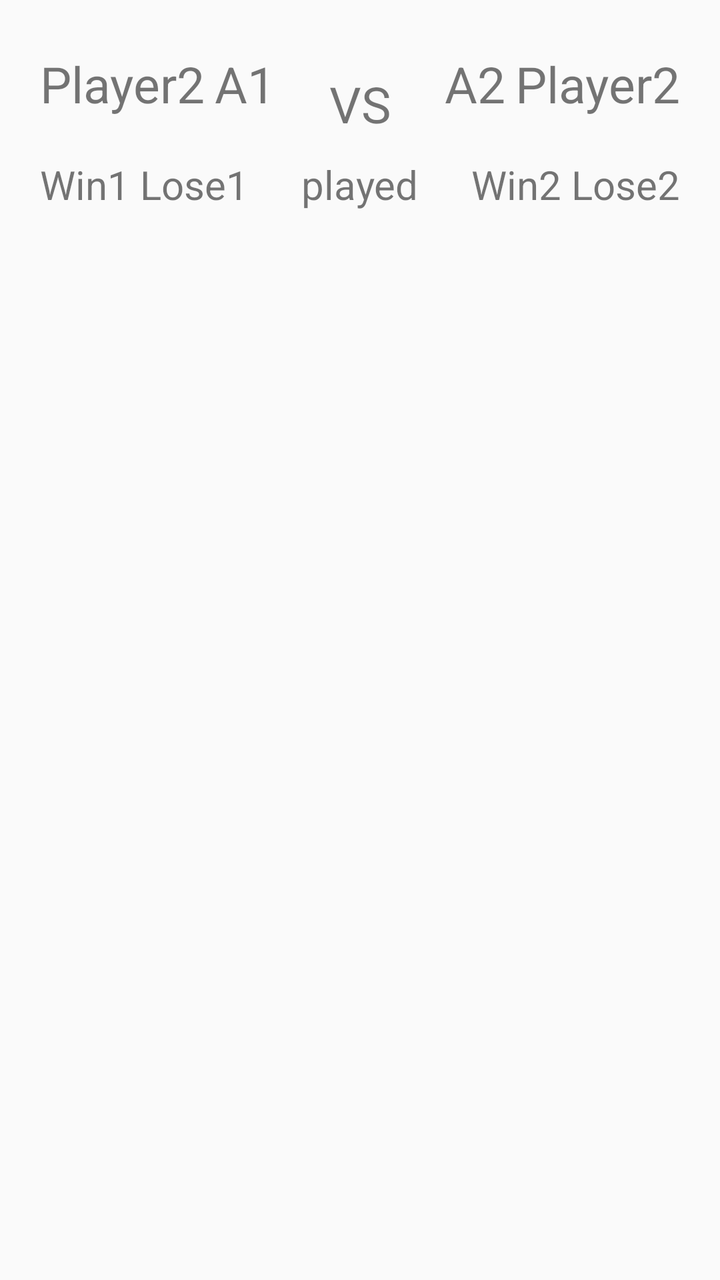
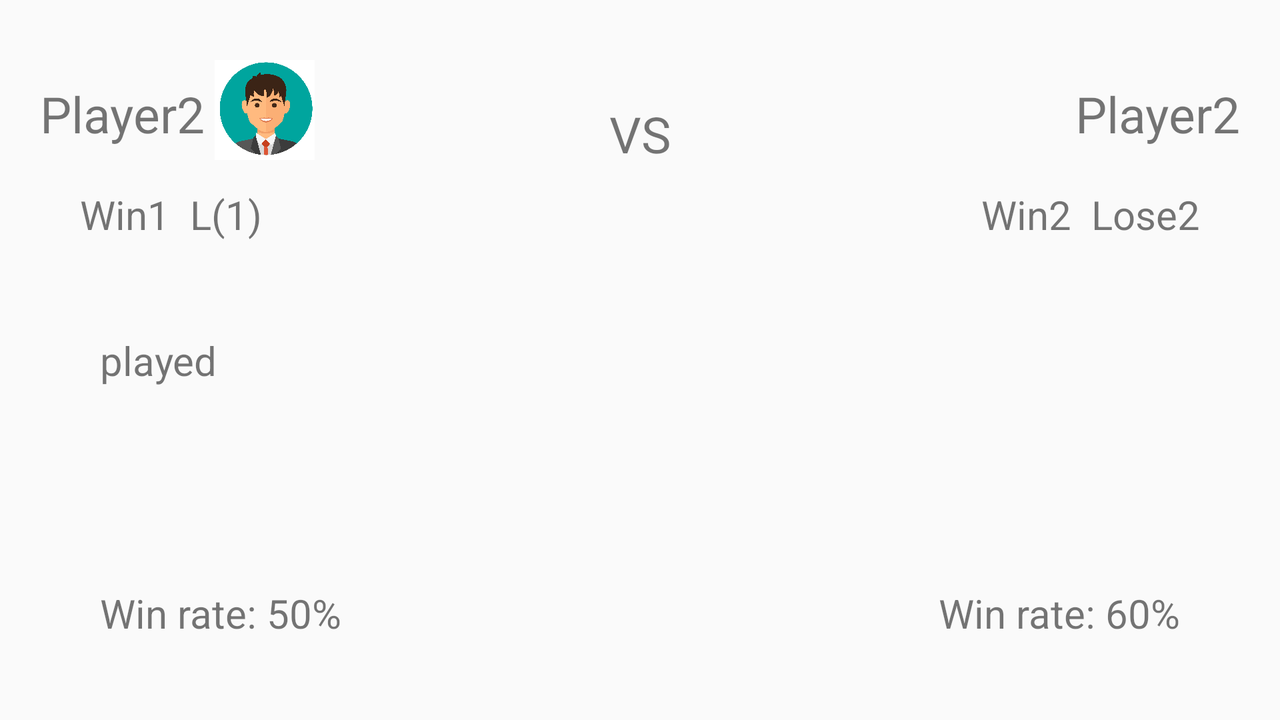

Compare how this app lays out the same screen by default and in its alternative resource folder. The renders come first, then the two layout files and the values they reference.
<!-- AndroidManifest.xml: application theme Theme.MADAssignment1 -->
<!-- res/layout/fragment_statistics.xml -->
<?xml version="1.0" encoding="utf-8"?>
<androidx.constraintlayout.widget.ConstraintLayout xmlns:android="http://schemas.android.com/apk/res/android"
    xmlns:app="http://schemas.android.com/apk/res-auto"
    xmlns:tools="http://schemas.android.com/tools"
    android:layout_width="match_parent"
    android:layout_height="match_parent"
    tools:context=".Statistics">

    <TextView
        android:id="@+id/twoLose"
        android:layout_width="wrap_content"
        android:layout_height="wrap_content"
        android:layout_marginTop="10dp"
        android:layout_marginEnd="20dp"
        android:text="Lose2"
        android:textSize="20dp"
        app:layout_constraintEnd_toEndOf="parent"
        app:layout_constraintTop_toBottomOf="@+id/vs" />

    <TextView
        android:id="@+id/oneLose"
        android:layout_width="wrap_content"
        android:layout_height="wrap_content"
        android:layout_marginStart="5dp"
        android:layout_marginTop="10dp"
        android:text="Lose1"
        android:textSize="20dp"
        app:layout_constraintStart_toEndOf="@+id/oneWin"
        app:layout_constraintTop_toBottomOf="@+id/vs" />

    <TextView
        android:id="@+id/played"
        android:layout_width="wrap_content"
        android:layout_height="wrap_content"
        android:layout_marginTop="10dp"
        android:text="played"
        android:textSize="20dp"
        app:layout_constraintEnd_toStartOf="@+id/twoWin"
        app:layout_constraintHorizontal_bias="0.498"
        app:layout_constraintStart_toEndOf="@+id/oneLose"
        app:layout_constraintTop_toBottomOf="@+id/vs" />

    <TextView
        android:id="@+id/oneWin"
        android:layout_width="wrap_content"
        android:layout_height="wrap_content"
        android:layout_marginStart="20dp"
        android:layout_marginTop="10dp"
        android:text="Win1"
        android:textSize="20dp"
        app:layout_constraintStart_toStartOf="parent"
        app:layout_constraintTop_toBottomOf="@+id/vs" />

    <TextView
        android:id="@+id/twoWin"
        android:layout_width="wrap_content"
        android:layout_height="wrap_content"
        android:layout_marginTop="10dp"
        android:layout_marginEnd="5dp"
        android:text="Win2"
        android:textSize="20dp"
        app:layout_constraintEnd_toStartOf="@+id/twoLose"
        app:layout_constraintTop_toBottomOf="@+id/vs" />

    <TextView
        android:id="@+id/vs"
        android:layout_width="wrap_content"
        android:layout_height="wrap_content"
        android:layout_marginTop="35dp"
        android:text="VS"
        android:textSize="25dp"
        app:layout_constraintEnd_toEndOf="parent"
        app:layout_constraintStart_toStartOf="parent"
        app:layout_constraintTop_toTopOf="parent" />

    <TextView
        android:id="@+id/player1"
        android:layout_width="wrap_content"
        android:layout_height="wrap_content"
        android:layout_marginStart="20dp"
        android:layout_marginTop="25dp"
        android:text="Player2"
        android:textSize="25dp"
        app:layout_constraintStart_toStartOf="parent"
        app:layout_constraintTop_toTopOf="parent" />

    <TextView
        android:id="@+id/player2"
        android:layout_width="wrap_content"
        android:layout_height="wrap_content"
        android:layout_marginTop="25dp"
        android:layout_marginEnd="20dp"
        android:text="Player2"
        android:textSize="25dp"
        app:layout_constraintEnd_toEndOf="parent"
        app:layout_constraintTop_toTopOf="parent" />

    <TextView
        android:id="@+id/avatar1"
        android:layout_width="wrap_content"
        android:layout_height="wrap_content"
        android:layout_marginStart="5dp"
        android:layout_marginTop="25dp"
        android:text="A1"
        android:textSize="25dp"
        app:layout_constraintStart_toEndOf="@+id/player1"
        app:layout_constraintTop_toTopOf="parent" />

    <TextView
        android:id="@+id/avatar2"
        android:layout_width="wrap_content"
        android:layout_height="wrap_content"
        android:layout_marginTop="25dp"
        android:layout_marginEnd="5dp"
        android:text="A2"
        android:textSize="25dp"
        app:layout_constraintEnd_toStartOf="@+id/player2"
        app:layout_constraintTop_toTopOf="parent" />

</androidx.constraintlayout.widget.ConstraintLayout>
<!-- resources referenced by this layout -->
<resources>
  <style name="Theme.MADAssignment1" parent="Base.Theme.MADAssignment1" />
  <style name="Base.Theme.MADAssignment1" parent="Theme.AppCompat.Light.NoActionBar">
          
          
      </style>
</resources>
<!-- res/layout-land/fragment_statistics.xml (the repository's variant of the layout above) -->
<!-- drawn on the phone turned sideways -->
<?xml version="1.0" encoding="utf-8"?>
<androidx.constraintlayout.widget.ConstraintLayout xmlns:android="http://schemas.android.com/apk/res/android"
    xmlns:app="http://schemas.android.com/apk/res-auto"
    xmlns:tools="http://schemas.android.com/tools"
    android:layout_width="match_parent"
    android:layout_height="match_parent"
    tools:context=".Statistics">

    <TextView
        android:id="@+id/played"
        android:layout_width="wrap_content"
        android:layout_height="wrap_content"
        android:layout_marginStart="50dp"
        android:text="played"
        android:textSize="20dp"
        app:layout_constraintBottom_toBottomOf="parent"
        app:layout_constraintStart_toStartOf="parent"
        app:layout_constraintTop_toTopOf="parent" />

    <TextView
        android:id="@+id/oneWin"
        android:layout_width="wrap_content"
        android:layout_height="wrap_content"
        android:layout_marginStart="40dp"
        android:layout_marginTop="10dp"
        android:text="Win1"
        android:textSize="20dp"
        app:layout_constraintStart_toStartOf="parent"
        app:layout_constraintTop_toBottomOf="@+id/vs" />

    <TextView
        android:id="@+id/twoWin"
        android:layout_width="wrap_content"
        android:layout_height="wrap_content"
        android:layout_marginTop="10dp"
        android:layout_marginEnd="10dp"
        android:text="Win2"
        android:textSize="20dp"
        app:layout_constraintEnd_toStartOf="@+id/twoLose"
        app:layout_constraintTop_toBottomOf="@+id/vs" />

    <TextView
        android:id="@+id/oneLose"
        android:layout_width="wrap_content"
        android:layout_height="wrap_content"
        android:layout_marginStart="10dp"
        android:layout_marginTop="10dp"
        android:text="L(1)"
        android:textSize="20dp"
        app:layout_constraintStart_toEndOf="@+id/oneWin"
        app:layout_constraintTop_toBottomOf="@+id/vs" />

    <TextView
        android:id="@+id/twoLose"
        android:layout_width="wrap_content"
        android:layout_height="wrap_content"
        android:layout_marginTop="10dp"
        android:layout_marginEnd="40dp"
        android:text="Lose2"
        android:textSize="20dp"
        app:layout_constraintEnd_toEndOf="parent"
        app:layout_constraintTop_toBottomOf="@+id/vs" />

    <TextView
        android:id="@+id/vs"
        android:layout_width="wrap_content"
        android:layout_height="wrap_content"
        android:layout_marginTop="50dp"
        android:text="VS"
        android:textSize="25dp"
        app:layout_constraintEnd_toEndOf="parent"
        app:layout_constraintStart_toStartOf="parent"
        app:layout_constraintTop_toTopOf="parent" />

    <TextView
        android:id="@+id/player1"
        android:layout_width="wrap_content"
        android:layout_height="wrap_content"
        android:layout_marginStart="20dp"
        android:layout_marginTop="40dp"
        android:text="Player2"
        android:textSize="25dp"
        app:layout_constraintStart_toStartOf="parent"
        app:layout_constraintTop_toTopOf="parent" />

    <TextView
        android:id="@+id/player2"
        android:layout_width="wrap_content"
        android:layout_height="wrap_content"
        android:layout_marginTop="40dp"
        android:layout_marginEnd="20dp"
        android:text="Player2"
        android:textSize="25dp"
        app:layout_constraintEnd_toEndOf="parent"
        app:layout_constraintTop_toTopOf="parent" />

    <TextView
        android:id="@+id/percent2"
        android:layout_width="wrap_content"
        android:layout_height="wrap_content"
        android:layout_marginEnd="50dp"
        android:layout_marginBottom="40dp"
        android:text="Win rate: 60%"
        android:textSize="20dp"
        app:layout_constraintBottom_toBottomOf="parent"
        app:layout_constraintEnd_toEndOf="parent" />

    <TextView
        android:id="@+id/percent1"
        android:layout_width="wrap_content"
        android:layout_height="wrap_content"
        android:layout_marginStart="50dp"
        android:layout_marginBottom="40dp"
        android:text="Win rate: 50%"
        android:textSize="20dp"
        app:layout_constraintBottom_toBottomOf="parent"
        app:layout_constraintEnd_toStartOf="@+id/percent2"
        app:layout_constraintHorizontal_bias="0.0"
        app:layout_constraintStart_toStartOf="parent" />

    <ImageView
        android:id="@+id/avatar1"
        android:layout_width="50dp"
        android:layout_height="50dp"
        android:layout_marginStart="5dp"
        android:layout_marginTop="30dp"
        android:src="@drawable/a1"
        app:layout_constraintStart_toEndOf="@+id/player1"
        app:layout_constraintTop_toTopOf="parent" />

    <ImageView
        android:id="@+id/avatar2"
        android:layout_width="50dp"
        android:layout_height="50dp"
        android:layout_marginTop="30dp"
        android:layout_marginEnd="5dp"
        android:src="@drawable/a5"
        app:layout_constraintEnd_toStartOf="@+id/player2"
        app:layout_constraintTop_toTopOf="parent" />

</androidx.constraintlayout.widget.ConstraintLayout>
<!-- resources referenced by the variant -->
<!-- as the phone turned sideways resolves them -->
<resources>
  <!-- drawable a1: jpg bitmap (drawable, 471761 bytes) -->
  <style name="Theme.MADAssignment1" parent="Base.Theme.MADAssignment1" />
  <style name="Base.Theme.MADAssignment1" parent="Theme.AppCompat.Light.NoActionBar">
          
          
      </style>
</resources>
